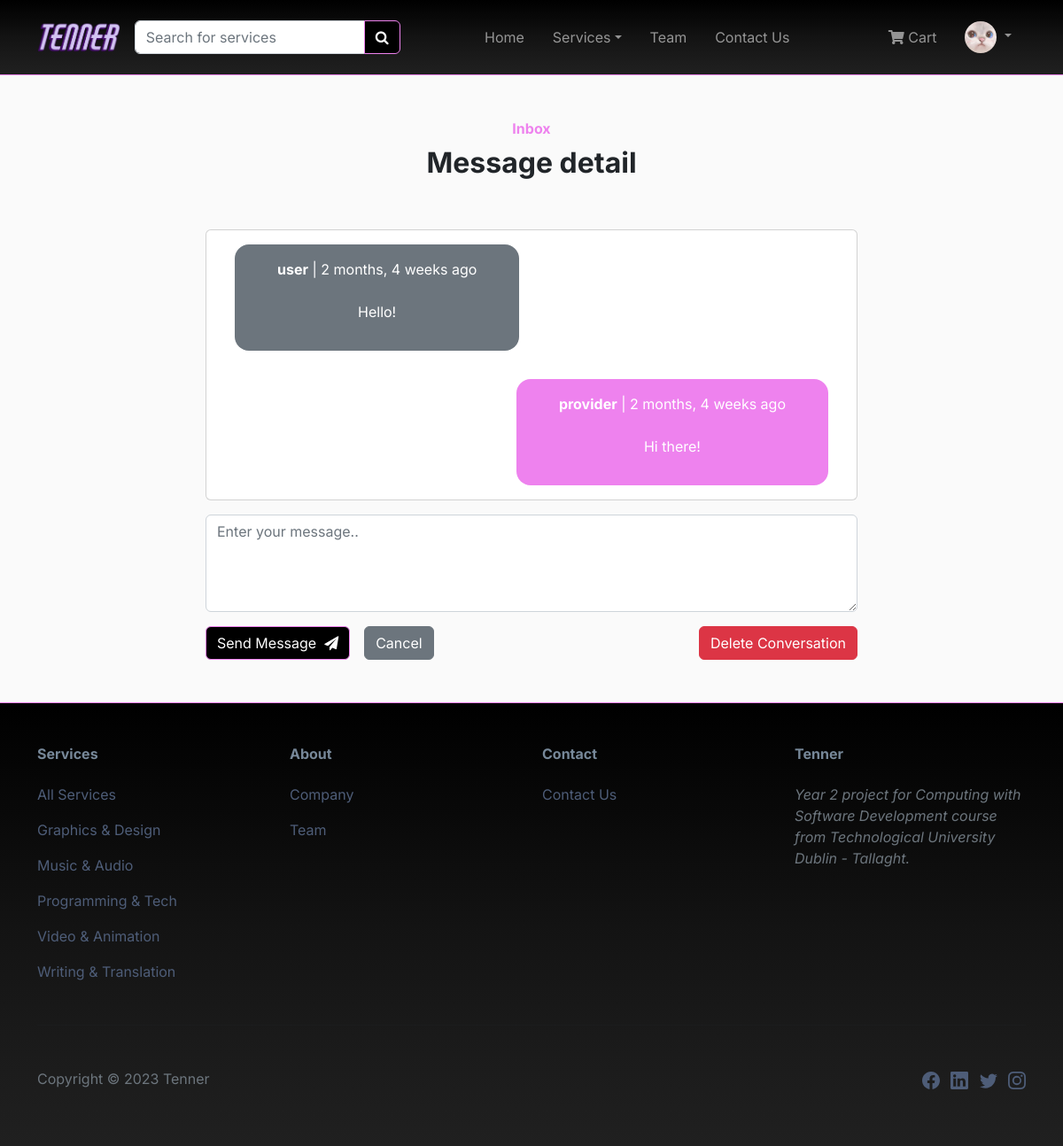
The app's page /conversation/1/ (signed in) with its own data.
### accounts/models.py (models this page shows, shortened)
class CustomUser(AbstractUser):
    first_name = models.CharField(max_length=255)
    last_name = models.CharField(max_length=255)

class Profile(models.Model):
    user = models.OneToOneField(
        get_user_model(),
        null=True,
        on_delete=models.CASCADE,
    )
    email = models.EmailField(max_length=255)
    first_name = models.CharField(max_length=255)
    last_name = models.CharField(max_length=255)
    image = models.ImageField(upload_to='profile', blank=True, null=True)
    join_date = models.DateTimeField(auto_now_add=True, blank=True, null=True)

### conversations/models.py (models this page shows, shortened)
class ConversationMessage(models.Model):
    conversation = models.ForeignKey(
        Conversation,
        related_name='messages',
        on_delete=models.CASCADE
    )
    content = models.TextField()
    created_at = models.DateTimeField(auto_now_add=True)
    created_by = models.ForeignKey(
        CustomUser,
        related_name='created_messages',
        on_delete=models.CASCADE
    )
    class Meta:
        verbose_name = 'Conversation Message'
        verbose_name_plural = 'Conversation Messages'

### services/models.py (models this page shows, shortened)
class Category(models.Model):
    id = models.UUIDField(
        primary_key=True,
        default=uuid.uuid4,
        editable=False)
    name = models.CharField(max_length=250, unique=True)
    description = models.TextField(blank = True)
    class Meta:
        ordering = ('name',)
        verbose_name = 'category'
        verbose_name_plural = 'categories'
    def get_absolute_url(self):
        return reverse('services:services_by_category', args=[self.id])

### conversations/views.py (the view)
# urls.py: path('<int:pk>/', detail, name='conversation_detail'),
@login_required
def detail(request, pk):
    conversation = Conversation.objects.filter(members__in=[request.user.id]).get(pk=pk)
    if request.method == 'POST':
        form = ConversationMessageForm(request.POST)
        if form.is_valid():
            conversation_message = form.save(commit=False)
            conversation_message.conversation = conversation
            conversation_message.created_by = request.user
            conversation_message.save()
            conversation.save()
            return redirect('conversation:conversation_detail', pk=pk)
    else:
        form = ConversationMessageForm()
    return render(
        request,
        'conversation/conversation_detail.html',
        {'conversation': conversation, 'form': form}
    )

### conversations/forms.py
class ConversationMessageForm(forms.ModelForm):
    class Meta:
        model = ConversationMessage
        fields = ('content',)
    def __init__(self, *args, **kwargs):
            super(ConversationMessageForm, self).__init__(*args, **kwargs)
            self.fields['content'].label = ''
            self.fields['content'].widget.attrs['placeholder'] = 'Enter your message..'
            self.fields['content'].widget.attrs['rows'] = 4
            self.fields['content'].widget.attrs['columns'] = 15

### accounts/templatetags/auth_extras.py (called while the page is built)
@register.filter(name='has_group')
def has_group(user, group_name):
    group = Group.objects.get(name=group_name)
    if group in user.groups.all():
        return True
    return False

### cart/context_processors.py (called while the page is built)
def counter(request):
    item_count = 0
    if 'admin' in request.path:
        return {}
    else:
        try:
            cart = Cart.objects.filter(cart_id=_cart_id(request))
            cart_items = CartItem.objects.all().filter(cart=cart[:1])
            for cart_item in cart_items:
                item_count += cart_item.quantity
        except Cart.DoesNotExist:
            item_count = 0
    return {'item_count':item_count}

### cart/views.py (called while the page is built)
def _cart_id(request):
    cart = request.session.session_key
    if not cart:
        cart = request.session.create()
    return cart

### pages/context_processors.py (called while the page is built)
def category_links(request):
    category_links = Category.objects.all()
    return {'category_links': category_links}

### conversations/templates/conversation/conversation_detail.html (shortened to what this page needs)
{% extends 'base.html' %}
{% load crispy_forms_tags %}
{% load humanize %}
{% block content %}
<div class="container py-5">
    <div class="row mb-4 mb-lg-5">
        <div class="col-md-8 col-xl-6 text-center mx-auto">
            <p class="fw-bold text-primary mb-2">Inbox</p>
            <h2 class="fw-bold">Message detail</h2>
        </div>
    </div>
    <div class="row d-flex justify-content-center gap-0">
        <div class="col-md-6 col-xl-8">
            <div class="card">
                {% for message in conversation.messages.all %}
                <div class="card-body text-center d-flex flex-column {% if message.created_by == request.user %} align-items-end {% else %} align-items-start {% endif %}">
                    <div class="px-5 py-3 flex rounded-4 {% if message.created_by == request.user %}bg-primary text-white me-3 {% else %}bg-secondary text-white ms-3 {% endif %}">
                        <div id="latestMessage">
                            <p class="mb-4"><strong>{{ message.created_by.username }}</strong> | {{ message.created_at | naturaltime }}</p>
                            <p>{{ message.content }}</p>
                        </div>
                    </div>
                </div>
                {% endfor %}
            </div>
            <div>
                <form method="POST">
                    <p>
                        {{ form | crispy }}
                    </p>
                    <div class="d-flex gap-3">
                        <button class="btn btn-primary">Send Message &nbsp<i class="fa fa-paper-plane" aria-hidden="true"></i></button>
                        <a href="{% url 'conversation:inbox' %}" class="btn btn-secondary">Cancel</a>
                        <a href="{% url 'conversation:delete_conversation' conversation.id %}" class="btn btn-danger ms-auto">Delete Conversation</a>
                    </div>
                </form>
            </div>
        </div>
    </div>
</div>
{% endblock %}

### pages/templates/navbar.html (shortened to what this page needs)
{% load auth_extras %}
{% load static %}
<nav class="navbar navbar-dark navbar-expand-md sticky-top navbar-shrink py-3" id="mainNav">
    <div class="container">
        <a class = "me-3" href = "/"><img src = "{% static 'images/tenner_logo7.png' %}" class = "w-100 logo-size" alt = "logo"></a>
        <div id="search-bar">
            <form action="{% url 'search:search_result' %}" method="GET" style="width: 100%;">
                <div class="input-group">
                    <input type="search" class="form-control" placeholder="Search for services" aria-label="Search"
                        name="q">
                    <button class="btn btn-primary" type="submit"><i class="fa fa-search"></i></button>
                </div>
            </form>
        </div>
        <div class="collapse navbar-collapse" id="navcol-1">
            <ul class="navbar-nav mx-auto">
                <li class="nav-item"><a class="nav-link" href="/">Home</a></li>
                <li class="nav-item">
                    <li class="nav-item dropdown">
                        <a class="nav-link dropdown-toggle" href="" role="button" data-bs-toggle="dropdown">Services</a>
                    </li>
                </li>
                <li class="nav-item"><a class="nav-link" href="{% url 'team' %}">Team</a></li>
                <li class="nav-item"><a class="nav-link" href="{% url 'contact:contact_us' %}">Contact Us</a></li>
            </ul>
            <ul class="navbar-nav navbar-right">
                {% if user.is_authenticated %}
                <div class="d-flex align-items-center">
                    {% if item_count > 0 %}
                    <li class="nav-item">
                        <a class="nav-link" href="{% url 'cart:cart_detail' %}">
                            <i class="fas fa-shopping-cart"></i>&nbsp;Cart ({{item_count}})
                    </a>
                    </li>
                    {% else %}
                    <li class="nav-item">
                        <a class="nav-link" href="{% url 'cart:cart_detail' %}">
                            <i class="fas fa-shopping-cart"></i>&nbsp;Cart
                        </a>
                    </li>
                    {% endif %}
                </div>
                    <li class="nav-item">
                        <li class="nav-item dropdown">
                            {% if user.profile.image %}
                            <a class="nav-link dropdown-toggle" role="button" data-bs-toggle="dropdown">
                                <img class="rounded-circle" src="{{ user.profile.image.url }}" width="36px;" alt="User profile image">
                            </a>
                            {% else %}
                            <a class="nav-link dropdown-toggle" href="" role="button" data-bs-toggle="dropdown">
                                <img class="rounded-circle" src="{% static 'images/default_profile_pic.jpg' %}" width="36px;" alt="User profile image">
                            </a>
                            {% endif %}
                        </li>
                    </li>
                {% endif %}
            </ul>
        </div>
    </div>
</nav>

### pages/templates/footer.html (shortened to what this page needs)
<footer>
    <div class="container py-4 py-lg-5">
        <div class="row justify-content-center">
            <div class="col-sm-4 col-md-3 text-center text-lg-start d-flex flex-column">
                <h3 class="fs-6 fw-bold">Services</h3>
                <ul class="list-unstyled">
                    <li><a href="{% url 'services:all_services' %}">All Services</a></li>
                    {% for category in category_links %}
                        <li><a href="{{ category.get_absolute_url }}">{{ category.name }}</a></li>
                    {% endfor %}
                </ul>
            </div>
            <div class="col-sm-4 col-md-3 text-center text-lg-start d-flex flex-column">
                <h3 class="fs-6 fw-bold">About</h3>
                <ul class="list-unstyled text-muted">
                    <li><a href="#">Company</a></li>
                    <li><a href="{% url 'team' %}">Team</a></li>
                </ul>
            </div>
            <div class="col-sm-4 col-md-3 text-center text-lg-start d-flex flex-column">
                <h3 class="fs-6 fw-bold">Contact</h3>
                <ul class="list-unstyled">
                    <li><a href="{% url 'contact:contact_us' %}">Contact Us</a></li>
                </ul>
            </div>
            <div class="col-lg-3 text-center text-lg-start d-flex flex-column align-items-center order-first align-items-lg-start order-lg-last">
                <h3 class="fs-6 fw-bold">Tenner</h3>
                <p class="text-muted fst-italic mb-4">Year 2 project for Computing with Software Development course from Technological University Dublin - Tallaght.</p>
            </div>
        </div>
        <hr>
        <div class="text-muted d-flex justify-content-between align-items-center pt-3">
            <p class="mb-0">Copyright © {% now 'Y' %} Tenner</p>
            <ul class="list-inline mb-0">
                <li class="list-inline-item pt-3">
                    <a href="https://www.facebook.com/" target="_blank">
                    </a>
                </li>
                <li class="list-inline-item pt-3">
                    <a href="https://www.linkedin.com/" target="_blank">
                    </a>
                </li>
                <li class="list-inline-item">
                    <a href="https://twitter.com/" target="_blank">
                    </a>
                </li>
                <li class="list-inline-item">
                    <a href="https://www.instagram.com/" target="_blank">
                    </a>
                </li>
            </ul>
        </div>
    </div>
</footer>

### static/css/style.css (style rules this page uses)
body { font-family: "Inter", "Helvetica Neue", Helvetica, Arial, sans-serif; background: #fafafa; }
#mainNav { border-bottom: solid violet 1px; background: linear-gradient(#000000, #090909, #131313, #1a1a1a, #202020); }
#mainNav .nav-link { margin-left: .5em; margin-right: .5em; }
footer { border-top: solid violet 1px; background: linear-gradient(#000000, #090909, #131313, #1a1a1a, #202020); }
footer h3, footer li { padding-bottom: 16px; color: lightslategray; }
footer svg { font-size: 1.25rem; }
footer li a:link, footer li a:visited { text-decoration: none; color: #4E5D78; }
.btn-primary { background-color: black; border-color: violet; color: white; }
.btn-primary:hover, .bg-primary, .dropdown-item:hover { background-color: violet!important; border-color: violet; color: white; }
.text-primary { color: violet!important; }

### static/css/custom.css (style rules this page uses)
.logo-size { height: 2.3rem; }

### records on screen
CustomUser: profile.image (picture)
ConversationMessage: created_by.username "user", created_at "2 months, 4 weeks ago", content "Hello!"
ConversationMessage: created_by.username "provider", created_at "2 months, 4 weeks ago", content "Hi there!"
Category: name "Graphics & Design"
Category: name "Music & Audio"
Category: name "Programming & Tech"
Category: name "Video & Animation"
Category: name "Writing & Translation"
